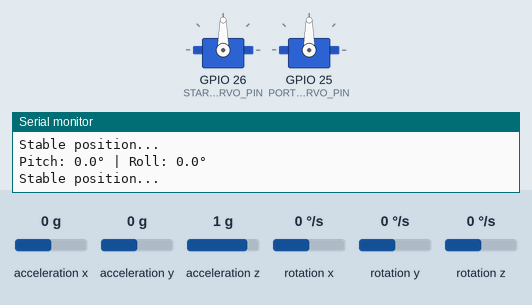
Simulated run of this sketch. Board: ESP32. Parts: 2 × servo, the last lines printed to the serial monitor. The inputs (shaded band) are chosen by the test bench; at power-on: acceleration x 0 g, acceleration y 0 g, acceleration z 1 g, rotation x 0 °/s, rotation y 0 °/s, rotation z 0 °/s.

Above: at 1.2 s.
1.3 s: acceleration x set to -0.4 g
At 2.0 s:
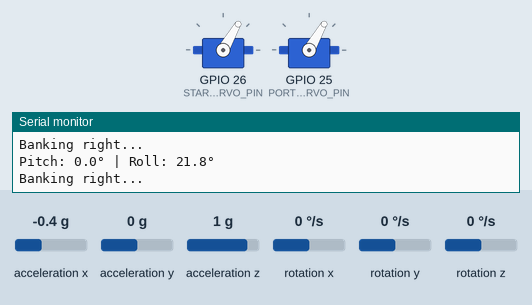
2.8 s: acceleration y set to -0.4 g
At 4.0 s:
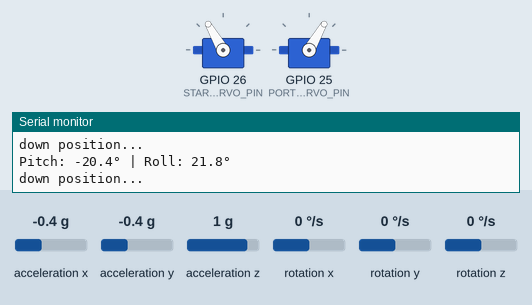
4.3 s: acceleration x set to 1 g
5.8 s: acceleration x set to 1.3 g
At 6.5 s:
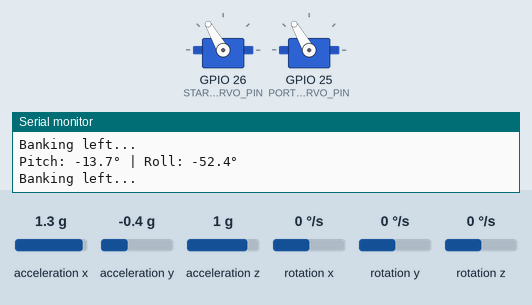
7.3 s: acceleration y set to 0.8 g
At 7.6 s:
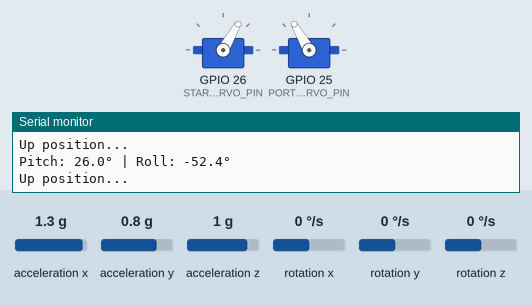
8.8 s: acceleration y set to -1.4 g
At 10.0 s:
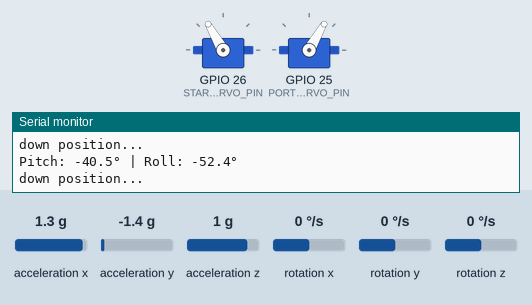
Timing chart, 0 to 11.3 s (numbered marks = the images above; inputs shaded):
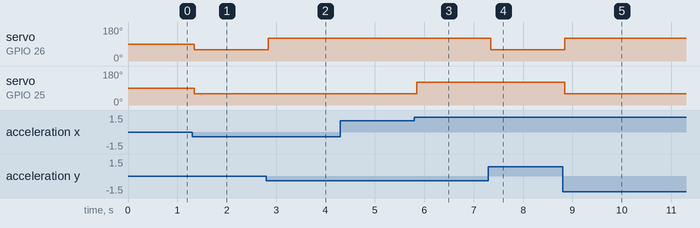

The sketch:

Servo_auto_hard_stabilize.ino
```cpp
#include <Wire.h>
#include <MPU6050.h>
#include <math.h>  // For atan2 and sqrt
#include <ESP32Servo.h>

MPU6050 mpu;
#define SDA_PIN 21
#define SCL_PIN 22

// Define servos
Servo starboardServo;
Servo portServo;

// Pin assignments for servos
#define STARBOARD_SERVO_PIN 26
#define PORT_SERVO_PIN 25

// Global variables
int16_t ax, ay, az, gx, gy, gz;

void setup() {
  Serial.begin(115200);
  Wire.begin(SDA_PIN, SCL_PIN);
  mpu.initialize();

  starboardServo.attach(STARBOARD_SERVO_PIN);
  portServo.attach(PORT_SERVO_PIN);

  stable();  // Set servos to neutral at startup

  if (mpu.testConnection()) {
    Serial.println("MPU6050 connection successful.");
  } else {
    Serial.println("MPU6050 connection failed. Check your wiring.");
    while (1);
  }
}

void loop() {
  mpu.getMotion6(&ax, &ay, &az, &gx, &gy, &gz);

  // Calculate pitch and roll
  float pitch = atan2(ay, sqrt(ax * ax + az * az)) * 180 / M_PI;
  float roll = atan2(-ax, az) * 180 / M_PI;

  Serial.print("Pitch: ");
  Serial.print(pitch, 1);
  Serial.print("° | Roll: ");
  Serial.print(roll, 1);
  Serial.println("°");

  // Control logic
  if (pitch > 15) {
    up();  // Pitch exceeds +15° (nose up)
  } else if (pitch < -15) {
    down();  // Pitch below -15° (nose down)
  } else if (roll > 15) {
    bankRight();  // Roll exceeds +15° (right bank)
  } else if (roll < -15) {
    bankLeft();  // Roll below -15° (left bank)
  } else {
    stable();  // Stay stable if within ±15° range
  }

  delay(75);  // Delay to avoid flooding the serial monitor
}

// Function to bank left
void bankLeft() {
  starboardServo.write(120);  // Adjust this angle to deflect starboard down
  portServo.write(120);        // Adjust this angle to deflect port up
  Serial.println("Banking left...");
}

// Function to bank right
void bankRight() {
  starboardServo.write(60);   // Adjust this angle to deflect starboard up
  portServo.write(60);       // Adjust this angle to deflect port down
  Serial.println("Banking right...");
}

// Function to keep stable (neutral position)
void stable() {
  starboardServo.write(90);   // Neutral position for starboard
  portServo.write(90);        // Neutral position for port
  Serial.println("Stable position...");
}


// Function to (up position)
void up() {
  starboardServo.write(60);   // Neutral position for starboard
  portServo.write(120);        // Neutral position for port
  Serial.println("Up position...");
}

// Function to (down position)
void down() {
  starboardServo.write(120);   // Neutral position for starboard
  portServo.write(60);        // Neutral position for port
  Serial.println("down position...");

}
```

Measured:
- the behaviour switches between -0.2 and -0.3 g on acceleration x (found by bisection; images 0 and 1)
- the behaviour switches between -0.2 and -0.3 g on acceleration y (found by bisection; images 1 and 2)
- the behaviour switches between 1.1 and 1.2 g on acceleration x (found by bisection; images 2 and 3)
- after the input at 1.3 s, servo on GPIO 26 (STARBOARD_SERVO_PIN), servo on GPIO 25 (PORT_SERVO_PIN): 90° → 60° after 0.05 s
- after the input at 2.8 s, servo on GPIO 26 (STARBOARD_SERVO_PIN): 60° → 120° at once
- after the input at 5.8 s, servo on GPIO 25 (PORT_SERVO_PIN): 60° → 120° at once
- after the input at 7.3 s, servo on GPIO 26 (STARBOARD_SERVO_PIN): 120° → 60° at once
- after the input at 8.8 s, servo on GPIO 26 (STARBOARD_SERVO_PIN): 60° → 120° at once; servo on GPIO 25 (PORT_SERVO_PIN): 120° → 60° at once
